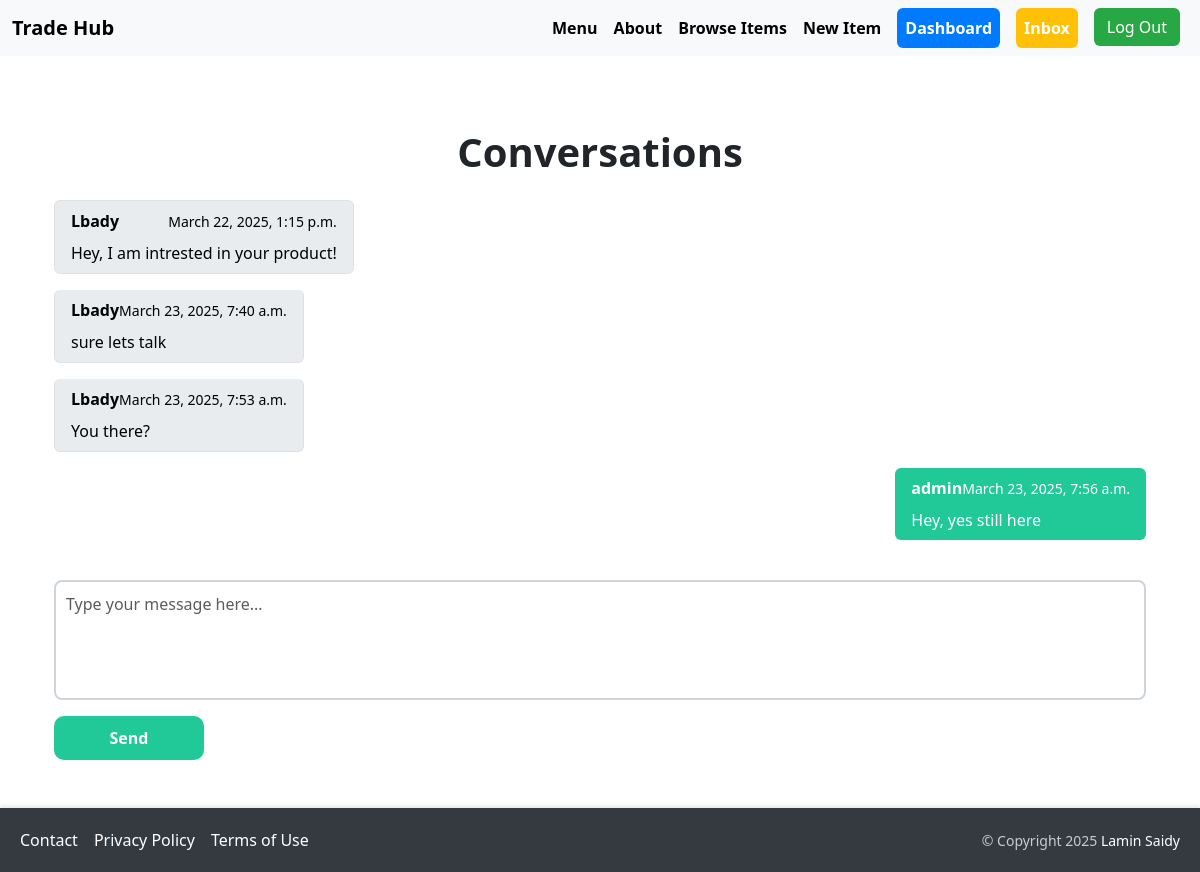
The app's page /conversation/detail/1/ (signed in) with its own data.
### conversation/models.py (models this page shows, shortened)
class ConversationMessage(models.Model):
    conversation = models.ForeignKey(Conversation, related_name='messages', on_delete=models.CASCADE)
    content = models.TextField()
    created_at = models.DateTimeField(auto_now_add=True)
    created_by = models.ForeignKey(User, related_name='created_messages', on_delete=models.CASCADE)
    class Meta:
        ordering = ('created_at',)
        verbose_name = 'Conversation Message'
        verbose_name_plural = 'Conversation Messages'

### conversation/views.py (the view)
# urls.py: path('detail/<int:pk>/', views.detail, name='detail'),
@login_required
def detail(request, pk):
    conversation = get_object_or_404(Conversation, members__in=[request.user.id], pk=pk)
    if request.method == 'POST':
        form = ConversationMessageForm(request.POST)
        if form.is_valid():
            conversation_message = form.save(commit=False)
            conversation_message.conversation = conversation
            conversation_message.created_by = request.user
            conversation_message.save()
            conversation.save()
            return redirect('conversation:detail', pk=pk)
    else:
        form = ConversationMessageForm()
    return render(request, 'conversation/detail.html', {
        'conversation': conversation,
        'form': form
    })

### conversation/forms.py
class ConversationMessageForm(forms.ModelForm):
    class Meta:
        model = ConversationMessage
        fields = ('content',)
        widgets = {
            'content': forms.Textarea(attrs={
                'class': 'form-control modern-textarea',  # Added custom class
                'rows': 4,
                'placeholder': 'Type your message here...',
                'style': 'resize: none;',  # Disable textarea resizing
            }),
        }
    def __init__(self, *args, **kwargs):
        super().__init__(*args, **kwargs)
        for field in self.fields:
            self.fields[field].widget.attrs.update({
                'class': 'form-control modern-input',  # Added custom class
            })

### conversation/templates/conversation/detail.html (shortened to what this page needs)
{% extends 'products/base.html' %}
{% block content %}
<div class="container mt-5">
    <h1 class="mb-4 text-center fw-bold">Conversations</h1>
    <div class="list-group mb-4">
        {% for message in conversation.messages.all %}
            <div class="list-group-item {% if message.created_by == request.user %}message-sent{% else %}message-received{% endif %} mb-3 rounded">
                <div class="d-flex justify-content-between align-items-center mb-2">
                    <strong>{{ message.created_by.username }}</strong>
                    <small>{{ message.created_at|date:"F j, Y, g:i a" }}</small>
                </div>
                <p class="mb-0">{{ message.content }}</p>
            </div>
        {% endfor %}
    </div>
    <form method="post" action="." class="mt-4">
        <div class="mb-3">
            {{ form.content }}
        </div>
        <button type="submit" class="btn btn-primary" style="width: 150px;">Send</button>
    </form>
</div>
{% endblock %}

### products/templates/products/base.html (style rules this page uses)
html, body { height: 100%; margin: 0; }
.modern-input { border: 2px solid #ced4da; border-radius: 8px; padding: 10px; font-size: 16px; transition: border-color 0.3s ease, box-shadow 0.3s ease; }

### conversation/templates/conversation/detail.html (style rules this page uses)
.message-sent { background-color: #20c997; color: white; border: none; margin-left: auto; max-width: 70%; }
.message-received { background-color: #e9ecef; color: black; border: 1px solid #e0e0e0; margin-right: auto; max-width: 70%; }
.list-group-item { transition: transform 0.3s ease, box-shadow 0.3s ease; }
.btn-primary { background-color: #20c997; border: none; border-radius: 10px; padding: 10px; font-size: 16px; font-weight: bold; transition: background-color 0.3s ease; }

### records on screen
ConversationMessage: created_by.username "Lbady", created_at "March 22, 2025, 1:15 p.m.", content "Hey, I am intrested in your product!"
ConversationMessage: created_by.username "Lbady", created_at "March 23, 2025, 7:40 a.m.", content "sure lets talk"
ConversationMessage: created_by.username "Lbady", created_at "March 23, 2025, 7:53 a.m.", content "You there?"
ConversationMessage: created_by.username "admin", created_at "March 23, 2025, 7:56 a.m.", content "Hey, yes still here"
